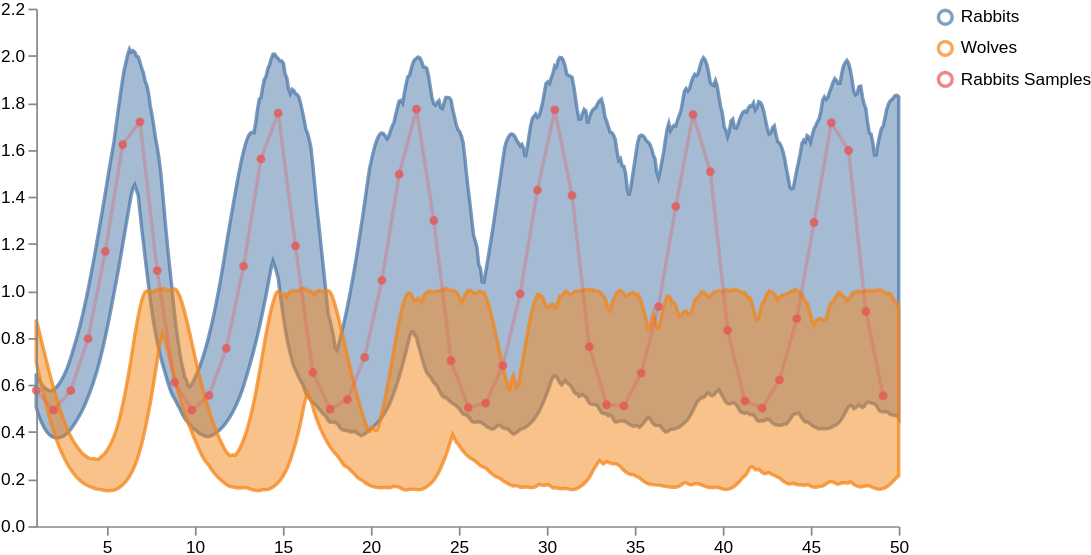

The specification (Vega-Lite) saved for this image:
### Vega specification from a JSON file in a GitHub repository (floating-point values rounded to 4 significant figures; data arrays with more than 128 entries replaced by an {"elided": "..."} marker saying what was removed)
{"$schema": "https://vega.github.io/schema/vega/v5.json", "width": 500, "height": 300, "scales": [{"name": "xscale", "type": "linear", "range": "width", "zero": false, "domain": {"fields": [{"data": "distributions", "field": "timepoint"}, {"data": "traces", "field": "timepoint"}, {"data": "points", "field": "timepoint"}, {"data": "markers", "field": "timepoint"}]}}, {"name": "yscale", "type": "linear", "range": "height", "nice": true, "zero": true, "domain": {"fields": [{"data": "distributions", "field": "lower"}, {"data": "distributions", "field": "upper"}, {"data": "traces", "field": "value"}, {"data": "points", "field": "value"}]}}, {"name": "color", "type": "ordinal", "range": "category", "domain": {"fields": [{"data": "distributions", "field": "trajectory"}, {"data": "traces", "field": "trajectory"}, {"data": "points", "field": "trajectory"}]}}], "axes": [{"name": "x_axis", "orient": "bottom", "scale": "xscale", "zindex": 100}, {"name": "y_axis", "orient": "left", "scale": "yscale", "zindex": 100}], "signals": [{"name": "clear", "value": true, "on": [{"events": "mouseup[!event.item]", "update": "true", "force": true}]}, {"name": "shift", "value": false, "on": [{"events": "@legendSymbol:click, @legendLabel:click", "update": "event.shiftKey", "force": true}]}, {"name": "clicked", "value": null, "on": [{"events": "@legendSymbol:click, @legendLabel:click", "update": "{value: datum.value}", "force": true}]}, {"name": "clearData", "value": true, "on": [{"events": "mouseup[!event.item]", "update": "true", "force": true}]}, {"name": "clickedData", "value": null, "on": [{"events": "@area:click", "update": "{value: datum.trajectory}", "force": true}]}], "legends": [{"name": "color_legend", "stroke": "color", "encode": {"symbols": {"name": "legendSymbol", "interactive": true, "update": {"fill": {"value": "transparent"}, "strokeWidth": {"value": 2}, "opacity": [{"test": "!length(data('selected')) || indata('selected', 'value', datum.value) || indata('selectedData', 'value', datum.value)", "value": 0.7}, {"value": 0.15}], "size": {"value": 64}}}, "labels": {"name": "legendLabel", "interactive": true, "update": {"opacity": [{"test": "!length(data('selectedData')) || indata('selectedData', 'value', datum.value)", "value": 1}, {"value": 0.25}]}}}}], "marks": [{"type": "group", "zindex": 3, "name": "_points", "from": {"facet": {"name": "points_split", "data": "points", "groupby": "trajectory"}}, "marks": [{"type": "symbol", "name": "_points_symbol", "from": {"data": "points_split"}, "zindex": 3, "encode": {"update": {"x": {"scale": "xscale", "field": "timepoint"}, "y": {"scale": "yscale", "field": "value"}, "size": {"value": 10}, "strokeWidth": {"value": 2}, "fill": {"scale": "color", "field": "trajectory"}, "stroke": {"scale": "color", "field": "trajectory"}, "fillOpacity": [{"test": "!length(data('selected')) || indata('selected', 'value', datum.trajectory)", "value": 0.5}, {"value": 0.15}], "strokeOpacity": [{"test": "!length(data('selected')) || indata('selected', 'value', datum.trajectory)", "value": 0.75}, {"value": 0.15}], "tooltip": {"field": "value"}}, "hover": {"fillOpacity": {"value": 0.9}}}}, {"type": "line", "name": "_points_line", "from": {"data": "points_split"}, "zindex": 3, "encode": {"update": {"x": {"scale": "xscale", "field": "timepoint"}, "y": {"scale": "yscale", "field": "value"}, "strokeWidth": {"value": 2}, "stroke": {"scale": "color", "field": "trajectory"}, "interpolate": {"value": "linear"}, "strokeOpacity": [{"test": "!length(data('selected')) || indata('selected', 'value', datum.trajectory)", "value": 0.3}, {"value": 0.1}]}, "hover": {"fillOpacity": {"value": 0.9}}}}]}, {"type": "group", "zindex": 2, "name": "_traces", "from": {"facet": {"name": "traces_split", "data": "traces", "groupby": "trajectory"}}, "marks": [{"type": "line", "name": "_traces_lines", "from": {"data": "traces_split"}, "encode": {"update": {"x": {"scale": "xscale", "field": "timepoint"}, "y": {"scale": "yscale", "field": "value"}, "strokeWidth": {"value": 2}, "stroke": {"scale": "color", "field": "trajectory"}, "interpolate": {"value": "linear"}, "strokeOpacity": [{"test": "!length(data('selected')) || indata('selected', 'value', datum.trajectory)", "value": 0.75}, {"value": 0.15}]}, "hover": {"fillOpacity": {"value": 0.9}}}}]}, {"type": "group", "name": "_distributions", "zindex": 1, "from": {"facet": {"name": "trajectory_split", "data": "distributions", "groupby": "trajectory"}}, "marks": [{"type": "area", "name": "area", "interactive": true, "from": {"data": "trajectory_split"}, "encode": {"update": {"x": {"scale": "xscale", "field": "timepoint"}, "y": {"scale": "yscale", "field": "upper"}, "y2": {"scale": "yscale", "field": "lower"}, "interpolate": {"value": "linear"}, "strokeWidth": {"value": 2}, "fill": {"scale": "color", "field": "trajectory"}, "stroke": {"scale": "color", "field": "trajectory"}, "fillOpacity": [{"test": "!length(data('selected')) || indata('selected', 'value', datum.trajectory)", "value": 0.5}, {"value": 0.15}], "strokeOpacity": [{"test": "!length(data('selected')) || indata('selected', 'value', datum.trajectory)", "value": 0.75}, {"value": 0.15}]}, "hover": {"fillOpacity": {"value": 0.9}}}}]}, {"type": "group", "name": "_markers", "marks": [{"type": "rule", "name": "_marker text", "from": {"data": "markers"}, "encode": {"enter": {"stroke": {"value": "lightgray"}}, "update": {"x": {"scale": "xscale", "field": "timepoint"}, "y2": {"value": 0}, "y": {"signal": "height"}, "opacity": {"value": 1}}}}, {"type": "text", "name": "_marker flags", "from": {"data": "_marker text"}, "encode": {"enter": {"text": {"field": "datum.label"}, "y": {"value": 0}, "fontSize": {"value": 8}}}, "transform": [{"type": "label", "lineAnchor": "start", "as": ["x", "_y", "opacity", "align", "baseline"], "offset": [1], "size": {"signal": "[width, height]"}}]}]}], "data": [{"name": "distributions", "values": {"elided": "1000 records"}}, {"name": "traces", "values": [], "transform": [{"type": "filter", "expr": "isValid(datum.value)"}]}, {"name": "points", "values": [{"timepoint": 1.0, "sample_id": 0, "trajectory": "Rabbits Samples", "value": 0.5774}, {"timepoint": 1.982, "sample_id": 0, "trajectory": "Rabbits Samples", "value": 0.4931}, {"timepoint": 2.964, "sample_id": 0, "trajectory": "Rabbits Samples", "value": 0.5761}, {"timepoint": 3.946, "sample_id": 0, "trajectory": "Rabbits Samples", "value": 0.797}, {"timepoint": 4.928, "sample_id": 0, "trajectory": "Rabbits Samples", "value": 1.168}, {"timepoint": 5.91, "sample_id": 0, "trajectory": "Rabbits Samples", "value": 1.622}, {"timepoint": 6.892, "sample_id": 0, "trajectory": "Rabbits Samples", "value": 1.718}, {"timepoint": 7.874, "sample_id": 0, "trajectory": "Rabbits Samples", "value": 1.086}, {"timepoint": 8.856, "sample_id": 0, "trajectory": "Rabbits Samples", "value": 0.6113}, {"timepoint": 9.838, "sample_id": 0, "trajectory": "Rabbits Samples", "value": 0.493}, {"timepoint": 10.82, "sample_id": 0, "trajectory": "Rabbits Samples", "value": 0.5555}, {"timepoint": 11.8, "sample_id": 0, "trajectory": "Rabbits Samples", "value": 0.7555}, {"timepoint": 12.78, "sample_id": 0, "trajectory": "Rabbits Samples", "value": 1.105}, {"timepoint": 13.77, "sample_id": 0, "trajectory": "Rabbits Samples", "value": 1.561}, {"timepoint": 14.75, "sample_id": 0, "trajectory": "Rabbits Samples", "value": 1.756}, {"timepoint": 15.73, "sample_id": 0, "trajectory": "Rabbits Samples", "value": 1.191}, {"timepoint": 16.71, "sample_id": 0, "trajectory": "Rabbits Samples", "value": 0.6529}, {"timepoint": 17.69, "sample_id": 0, "trajectory": "Rabbits Samples", "value": 0.4966}, {"timepoint": 18.68, "sample_id": 0, "trajectory": "Rabbits Samples", "value": 0.5378}, {"timepoint": 19.66, "sample_id": 0, "trajectory": "Rabbits Samples", "value": 0.7174}, {"timepoint": 20.64, "sample_id": 0, "trajectory": "Rabbits Samples", "value": 1.045}, {"timepoint": 21.62, "sample_id": 0, "trajectory": "Rabbits Samples", "value": 1.496}, {"timepoint": 22.6, "sample_id": 0, "trajectory": "Rabbits Samples", "value": 1.772}, {"timepoint": 23.59, "sample_id": 0, "trajectory": "Rabbits Samples", "value": 1.299}, {"timepoint": 24.57, "sample_id": 0, "trajectory": "Rabbits Samples", "value": 0.7031}, {"timepoint": 25.55, "sample_id": 0, "trajectory": "Rabbits Samples", "value": 0.504}, {"timepoint": 26.53, "sample_id": 0, "trajectory": "Rabbits Samples", "value": 0.5229}, {"timepoint": 27.51, "sample_id": 0, "trajectory": "Rabbits Samples", "value": 0.6823}, {"timepoint": 28.49, "sample_id": 0, "trajectory": "Rabbits Samples", "value": 0.9871}, {"timepoint": 29.48, "sample_id": 0, "trajectory": "Rabbits Samples", "value": 1.428}, {"timepoint": 30.46, "sample_id": 0, "trajectory": "Rabbits Samples", "value": 1.77}, {"timepoint": 31.44, "sample_id": 0, "trajectory": "Rabbits Samples", "value": 1.406}, {"timepoint": 32.42, "sample_id": 0, "trajectory": "Rabbits Samples", "value": 0.7627}, {"timepoint": 33.4, "sample_id": 0, "trajectory": "Rabbits Samples", "value": 0.5157}, {"timepoint": 34.39, "sample_id": 0, "trajectory": "Rabbits Samples", "value": 0.5109}, {"timepoint": 35.37, "sample_id": 0, "trajectory": "Rabbits Samples", "value": 0.6504}, {"timepoint": 36.35, "sample_id": 0, "trajectory": "Rabbits Samples", "value": 0.9329}, {"timepoint": 37.33, "sample_id": 0, "trajectory": "Rabbits Samples", "value": 1.359}, {"timepoint": 38.31, "sample_id": 0, "trajectory": "Rabbits Samples", "value": 1.75}, {"timepoint": 39.3, "sample_id": 0, "trajectory": "Rabbits Samples", "value": 1.507}, {"timepoint": 40.28, "sample_id": 0, "trajectory": "Rabbits Samples", "value": 0.8325}, {"timepoint": 41.26, "sample_id": 0, "trajectory": "Rabbits Samples", "value": 0.5322}, {"timepoint": 42.24, "sample_id": 0, "trajectory": "Rabbits Samples", "value": 0.5018}, {"timepoint": 43.22, "sample_id": 0, "trajectory": "Rabbits Samples", "value": 0.6216}, {"timepoint": 44.21, "sample_id": 0, "trajectory": "Rabbits Samples", "value": 0.882}, {"timepoint": 45.19, "sample_id": 0, "trajectory": "Rabbits Samples", "value": 1.291}, {"timepoint": 46.17, "sample_id": 0, "trajectory": "Rabbits Samples", "value": 1.715}, {"timepoint": 47.15, "sample_id": 0, "trajectory": "Rabbits Samples", "value": 1.597}, {"timepoint": 48.13, "sample_id": 0, "trajectory": "Rabbits Samples", "value": 0.9127}, {"timepoint": 49.12, "sample_id": 0, "trajectory": "Rabbits Samples", "value": 0.5542}]}, {"name": "markers", "values": []}, {"name": "selected", "on": [{"trigger": "clear", "remove": true}, {"trigger": "!shift", "remove": true}, {"trigger": "!shift && clicked", "insert": "clicked"}, {"trigger": "shift && clicked", "toggle": "clicked"}]}, {"name": "selectedData", "on": [{"trigger": "clearData", "remove": true}, {"trigger": "clickedData", "toggle": "clickedData"}]}]}
